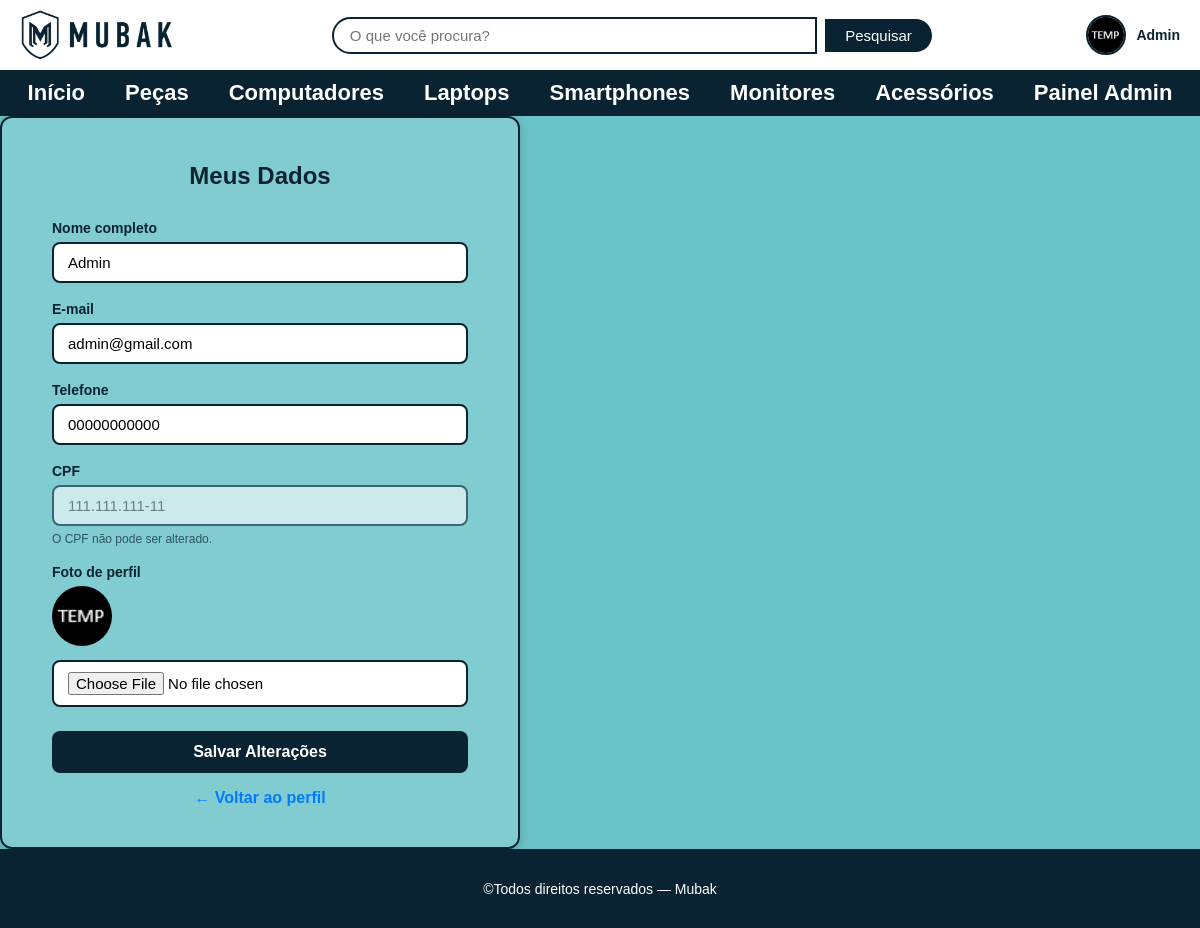
Screenshot of /perfil/dados (signed in) with the database file from the repository.
### tables this page shows
CREATE TABLE usuario(
            id_usuario INTEGER PRIMARY KEY AUTOINCREMENT NOT NULL,
            nome varchar(50) NOT NULL,
            email varchar(50) NOT NULL,
            senha varchar(50) NOT NULL,
            telefone varchar(50) NOT NULL,
            cpf varchar(50) UNIQUE NOT NULL,
            data_nasc DATE NOT NULL,
            foto varchar NOT NULL,
            id_perfil INT NOT NULL,
            FOREIGN KEY(id_perfil) REFERENCES perfil(id_perfil)
        );

### routes/user_routes.py (the view, shortened to what this page needs)
@bp.route('/perfil/dados', methods=['GET', 'POST'])
@login_required
def perfil_dados():
    id_usuario = session['user_id']
    user = get_usuario_por_id(id_usuario)
    return render_template('pages/perfil_dados.html', user=user)

### app.py (called while the page is built)
@app.before_request
def verificar_inatividade():
    if 'user_id' in session:
        agora = datetime.now()
        ultima_atividade = session.get('ultima_atividade')
        if ultima_atividade:
            ultima_atividade = datetime.fromisoformat(ultima_atividade)
            if agora - ultima_atividade > TEMPO_INATIVIDADE:
                session.clear()
                return redirect(url_for('auth.login'))
        session.permanent = True
        session['ultima_atividade'] = agora.isoformat()

### database.py (called while the page is built)
def get_db_connection():
    conn = sqlite3.connect(DATABASE)
    conn.row_factory = sqlite3.Row
    return conn

### models/usuario_model.py (called while the page is built)
def get_usuario_por_id(id_usuario):
    conn = get_db_connection()
    user = conn.execute(
        'SELECT * FROM usuario WHERE id_usuario=?', (id_usuario,)
    ).fetchone()
    conn.close()
    return user

### templates/pages/perfil_dados.html (shortened to what this page needs)
<!DOCTYPE html>
<html lang="pt-br">
<head>
    <link rel="stylesheet" href="{{ url_for('static', filename='css/reset.css') }}">
    <link rel="stylesheet" href="{{ url_for('static', filename='css/global.css') }}">
    <link rel="stylesheet" href="{{ url_for('static', filename='css/perfil.css') }}">
    <link rel="stylesheet" href="{{ url_for('static', filename='css/cadastro.css') }}">
    <link rel="stylesheet" href="{{ url_for('static', filename='css/responsive.css') }}">
</head>
<body>
    {% include 'partials/header.html' %}
    <main>
        <section class="admin_form_container">
            <div class="cadastro_box">
                <h2>Meus Dados</h2>
                <form class="cadastro_form" method="POST"
                      action="{{ url_for('user.perfil_dados') }}"
                      enctype="multipart/form-data">
                    <div class="cadastro_campo">
                        <label for="nome">Nome completo</label>
                        <input type="text" id="nome" name="nome" value="{{ user.nome }}" required>
                    </div>
                    <div class="cadastro_campo">
                        <label for="email">E-mail</label>
                        <input type="email" id="email" name="email" value="{{ user.email }}" required>
                    </div>
                    <div class="cadastro_campo">
                        <label for="telefone">Telefone</label>
                        <input type="tel" id="telefone" name="telefone" value="{{ user.telefone }}">
                    </div>
                    <div class="cadastro_campo">
                        <label>CPF</label>
                        <input type="text" value="{{ user.cpf }}" disabled class="campo_desabilitado">
                        <span class="campo_hint">O CPF não pode ser alterado.</span>
                    </div>
                    <div class="cadastro_campo">
                        <label for="foto">Foto de perfil</label>
                        {% if user.foto and user.foto != 'default.png' %}
                        <img src="{{ url_for('static', filename='uploads/' + user.foto) }}"
                             alt="Foto atual" class="campo_foto_preview">
                        {% endif %}
                        <input type="file" id="foto" name="foto" accept="image/*">
                    </div>
                    <button type="submit" class="btn_cadastrar">Salvar Alterações</button>
                </form>
                <div class="form_voltar">
                    <a href="{{ url_for('user.perfil') }}">← Voltar ao perfil</a>
                </div>
            </div>
        </section>
    </main>
    {% include 'partials/footer.html' %}
</body>
</html>

### templates/partials/header.html (shortened to what this page needs)
<header class="header">
    <figure class="header_logo">
        <a href="{{ url_for('index') }}">
            <img src="{{ url_for('static', filename='images/mubak_logo.png') }}" alt="Logo Mubak">
        </a>
    </figure>
    <section class="header_barra_pesquisa">
        <form action="{{ url_for('produto.pesquisar') }}" method="GET">
            <input type="search" name="q" placeholder="O que você procura?"
                   value="{{ busca|default('') }}" aria-label="Pesquisar">
            <button type="submit">Pesquisar</button>
        </form>
    </section>
    <div class="header_usuario">
        {% if session.user_id %}
            <a href="{{ url_for('user.perfil') }}" title="Ir para meu perfil">
                <img class="header_usuario_avatar"
                     src="{{ url_for('static', filename='uploads/' + (session.user_foto or 'default.png')) }}"
                     alt="Foto de {{ session.user_nome }}">
                <span class="header_usuario_nome">{{ session.user_nome }}</span>
            </a>
        {% endif %}
    </div>
</header>
<nav class="menu_principal">
    <ul>
        <li><a href="{{ url_for('index') }}">Início</a></li>
        <li><a href="{{ url_for('produto.produtos', categoria='Peças') }}">Peças</a></li>
        <li><a href="{{ url_for('produto.produtos', categoria='Computadores') }}">Computadores</a></li>
        <li><a href="{{ url_for('produto.produtos', categoria='Laptops') }}">Laptops</a></li>
        <li><a href="{{ url_for('produto.produtos', categoria='Smartphones') }}">Smartphones</a></li>
        <li><a href="{{ url_for('produto.produtos', categoria='Monitores') }}">Monitores</a></li>
        <li><a href="{{ url_for('produto.produtos', categoria='Acessórios') }}">Acessórios</a></li>
        {% if session.user_id %}
            {% if session.is_admin %}
            <li><a href="{{ url_for('admin.painel') }}">Painel Admin</a></li>
            {% else %}
            <li><a href="{{ url_for('favorito.favoritos') }}">Favoritos</a></li>
            <li><a href="{{ url_for('carrinho.carrinho') }}">Carrinho</a></li>
            {% endif %}
        {% endif %}
    </ul>
</nav>

### static/css/global.css (style rules this page uses)
:root { --cor-primaria: #0a2332; --cor-fundo: #6ac3c8; --cor-branca: #ffffff; --cor-texto-claro: #ffffff; --cor-destaque: #007BFF; --cor-perigo: #e74c3c; --cor-sucesso: #27ae60; --borda-radius: 8px; --sombra: 0 2px 8px rgba(0, 0, 0, 0.2); }
body { background-color: var(--cor-fundo); font-family: sans-serif; }
h2 { text-align: center; margin-bottom: 1%; margin-top: 1%; font-family: sans-serif; width: 100%; }
.header { display: flex; align-items: center; justify-content: space-between; padding: 10px 20px; background-color: var(--cor-branca); }
.header_barra_pesquisa { flex: 1; display: flex; justify-content: center; }
.header_barra_pesquisa form { display: flex; align-items: center; gap: 8px; width: 100%; max-width: 600px; }
.header_barra_pesquisa input[type="search"] { flex: 1; padding: 8px 16px; border: 2px solid var(--cor-primaria); border-radius: 25px 0 0 25px; font-size: 15px; outline: none; }
.header_barra_pesquisa button { padding: 8px 20px; background-color: var(--cor-primaria); color: var(--cor-branca); border: none; border-radius: 0 25px 25px 0; cursor: pointer; font-size: 15px; transition: background-color 0.3s; }
.header_logo img { display: block; max-height: 50px; }
.header_usuario { display: flex; align-items: center; gap: 10px; }
.header_usuario_avatar { width: 40px; height: 40px; border-radius: 50%; object-fit: cover; border: 2px solid var(--cor-primaria); }
.header_usuario_nome { font-size: 14px; font-weight: bold; color: var(--cor-primaria); white-space: nowrap; }
.header_usuario a { display: flex; align-items: center; gap: 10px; text-decoration: none; }
.menu_principal { background-color: var(--cor-primaria); padding: 10px 0; }
.menu_principal ul { display: flex; justify-content: center; list-style: none; margin: 0; padding: 0; gap: 40px; }
.menu_principal a { text-decoration: none; color: var(--cor-branca); font-family: sans-serif; font-weight: bold; font-size: 22px; transition: color 0.3s; }

### static/css/cadastro.css (style rules this page uses)
.cadastro_box { background-color: rgba(255, 255, 255, 0.15); border: 2px solid var(--cor-primaria); border-radius: 12px; padding: 40px 50px; width: 100%; max-width: 520px; box-shadow: var(--sombra); }
.cadastro_box h2 { color: var(--cor-primaria); font-size: 24px; margin-bottom: 30px; }
.cadastro_form { display: flex; flex-direction: column; gap: 18px; }
.cadastro_campo { display: flex; flex-direction: column; gap: 6px; }
.cadastro_campo label { font-weight: bold; font-size: 14px; color: var(--cor-primaria); }
.cadastro_campo input, .cadastro_campo select { padding: 10px 14px; border: 2px solid var(--cor-primaria); border-radius: var(--borda-radius); font-size: 15px; background-color: var(--cor-branca); outline: none; transition: border-color 0.3s; }
.campo_desabilitado { opacity: 0.6; cursor: not-allowed; }
.campo_hint { font-size: 12px; color: var(--cor-primaria); opacity: 0.7; }
.campo_foto_preview { width: 60px; height: 60px; border-radius: 50%; object-fit: cover; margin-bottom: 8px; }
.btn_cadastrar { width: 100%; padding: 12px; background-color: var(--cor-primaria); color: var(--cor-branca); border: none; border-radius: var(--borda-radius); font-size: 16px; font-weight: bold; cursor: pointer; transition: background-color 0.3s; margin-top: 6px; }
.form_voltar { margin-top: 16px; text-align: center; }
.form_voltar a { color: var(--cor-destaque); font-weight: bold; }

### rows the page displays
usuario: user_nome "Admin", nome "Admin", email "admin@gmail.com", telefone "00000000000", cpf "111.111.111-11", foto (picture)
